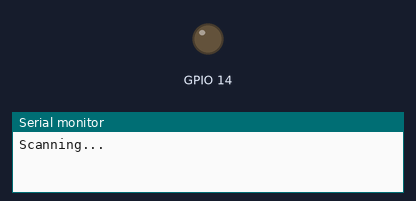
A sketch run on a simulated ESP32. On the bench: output pins drawn as LEDs (lit = HIGH), the last lines printed to the serial monitor. Nothing arrives over Bluetooth unless stated.

Above: at 2.5 s.
At 14.2 s:
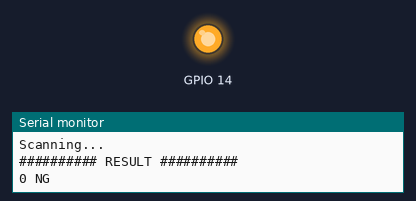
Timing chart, 0 to 19.5 s (numbered marks = the images above):
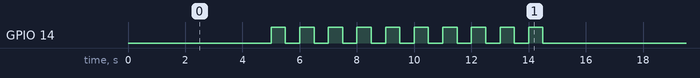

The sketch:

code.ino
```cpp
#include <BLEDevice.h>
#include <BLEUtils.h>
#include <BLEScan.h>
#include <BLEAdvertisedDevice.h>
#include <BLEAddress.h>

#define RSSI_LIMIT -70
#define BEACON_COUNT 1

String addr_list[BEACON_COUNT];
int check_list[BEACON_COUNT];

int scanTime = 5; //In seconds
BLEScan* pBLEScan;
/*
class MyAdvertisedDeviceCallbacks: public BLEAdvertisedDeviceCallbacks
{
    void onResult(BLEAdvertisedDevice advertisedDevice)
    {
      Serial.print("FOUND : ");
      Serial.print(advertisedDevice.getName().c_str());
      Serial.print(" , ");
      Serial.print(advertisedDevice.getAddress().toString().c_str());
      Serial.println("");
      for ( int i = 0; i < BEACON_COUNT; i++)
      {
        BLEAddress addr(advertisedDevice.getAddress());
        if ( addr_list[i] == addr.toString().c_str() )
        {
          if ( advertisedDevice.getRSSI() > RSSI_LIMIT )
          {
            check_list[i] = 1;
          }
          Serial.print(advertisedDevice.getName().c_str());
          Serial.print(" ");
          Serial.print(addr.toString().c_str());
          Serial.print(" ");
          Serial.print(advertisedDevice.getRSSI());
          Serial.println("");
        }
      }
    }
};
*/
void setup()
{
  pinMode(14, OUTPUT);
  Serial.begin(115200);
  Serial.println("Scanning...");

  // 비콘 장치의 MAC ADDRESS를 아래에 적으세요
  addr_list[0] = "C2:02:0F:00:05:18";
//  addr_list[0] = "ff:ff:00:08:a9:ff";
//  addr_list[1] = "ff:ff:c0:39:73:85";
//  addr_list[2] = "ff:ff:c0:3a:2e:b0";

  BLEDevice::init("");
  pBLEScan = BLEDevice::getScan(); //create new scan
  //pBLEScan->setAdvertisedDeviceCallbacks(new MyAdvertisedDeviceCallbacks());
  pBLEScan->setActiveScan(true); //active scan uses more power, but get results faster
  pBLEScan->setInterval(100);
  pBLEScan->setWindow(99);  // less or equal setInterval value
}

void loop()
{
  for ( int i = 0; i < BEACON_COUNT; i++)
  {
    check_list[i] = 0;
  }
  BLEScanResults foundDevices = pBLEScan->start(scanTime, false);
  pBLEScan->clearResults();
  Serial.println("########## RESULT ##########");

  int check_count = 0;
  for ( int i = 0; i < BEACON_COUNT; i++)
  {
    Serial.print(i);
    Serial.print(" ");
    if ( check_list[i] == 0 )
    {
      Serial.print("NG");
    }
    else
    {
      Serial.print("OK");
      check_count++;
    }
    Serial.println("");
  }

  unsigned long start_millis = millis();
  while ( ( millis() - start_millis ) < 10000 )
  {
    if ( check_count != BEACON_COUNT )
    {
      digitalWrite(14, HIGH);
      delay(500);
      digitalWrite(14, LOW);
      delay(500);
    }
    else
    {
      digitalWrite(14, LOW);
      delay(500);
    }
  }
}
```

Measured:
- by itself, GPIO 14: repeats every 15.0 s: 9 × (LOW 0.50 s, HIGH 0.50 s), LOW 5.5 s, HIGH 0.50 s
- by itself, everything shown: repeats every 15.0 s, in 20 steps
